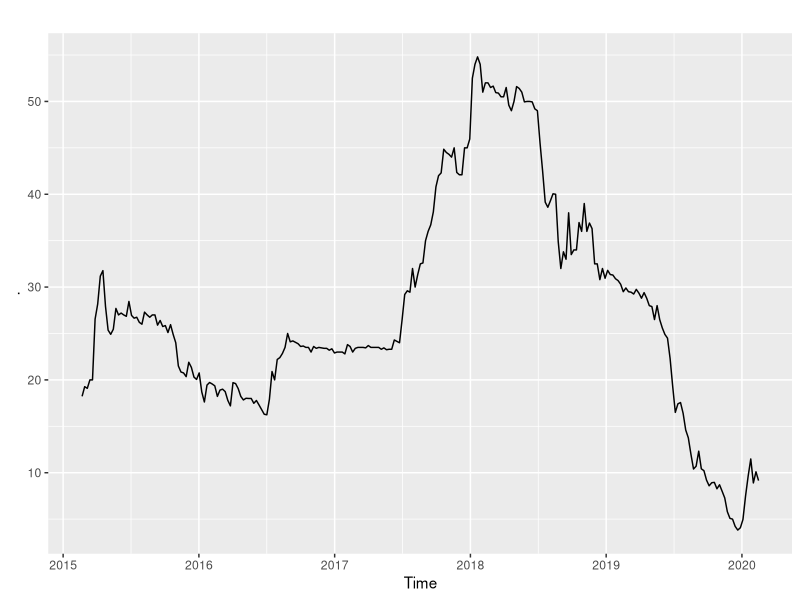
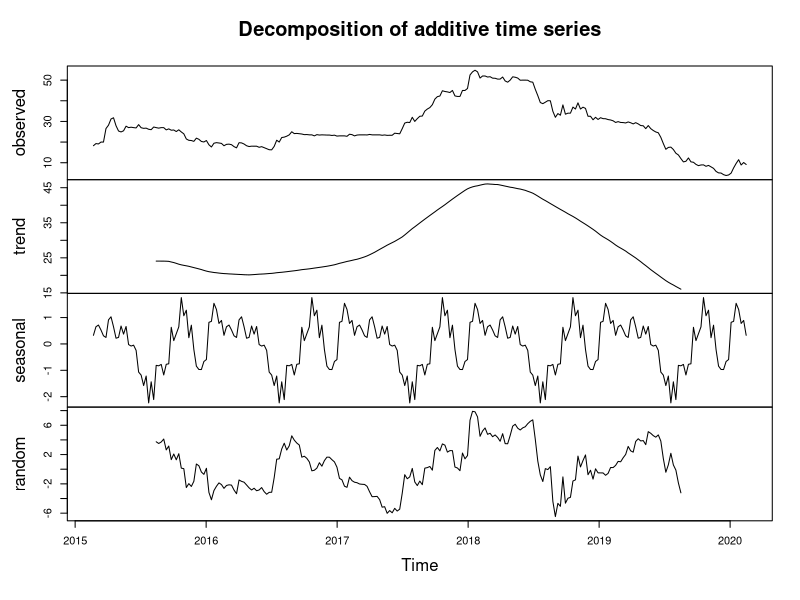
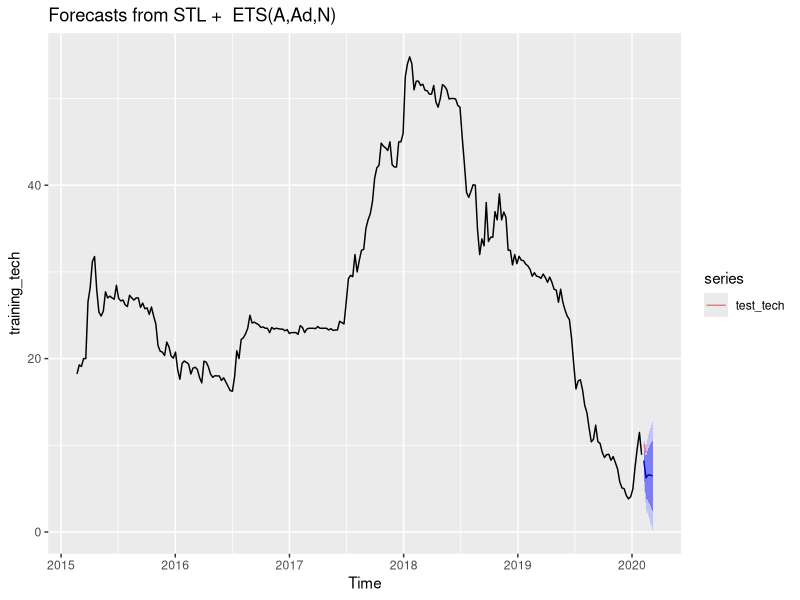
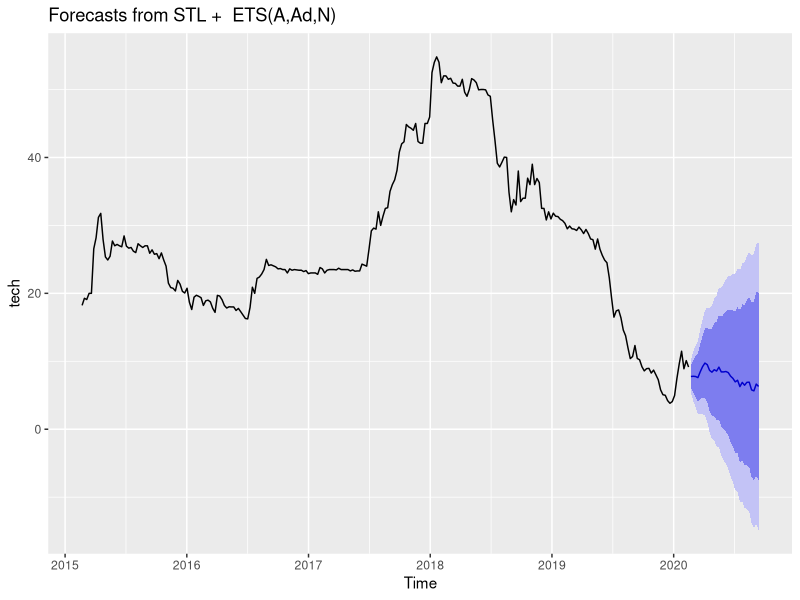

Source code (R) for these figures, in order:
## ---- chunk 1
library(forecast)
library(ggplot2)
library(readr)
## ---- chunk 2
TECH <- read_csv("TECH.csv", col_types = cols(Week = col_date(format = "%Y-%m-%d")))
tech <- ts(TECH[,2], freq=365.25/7, start=2015+51/365.25)
tech %>%
  autoplot()
## ---- chunk 3
plot(decompose(tech))
## ---- chunk 4
training_tech <- subset(tech, end=length(tech)-2)
test_tech <- subset(tech, start=length(tech)-1)
fc_training_tech<-forecast(training_tech)
fc_training_tech %>%
  forecast(h=5) %>%
  autoplot() +autolayer(test_tech)
## ---- chunk 5
fc_training_tech
## ---- chunk 6
fc_tech<-forecast(tech)
fc_tech %>%
forecast(h=30) %>%
  autoplot()
## ---- chunk 7
fc_tech
